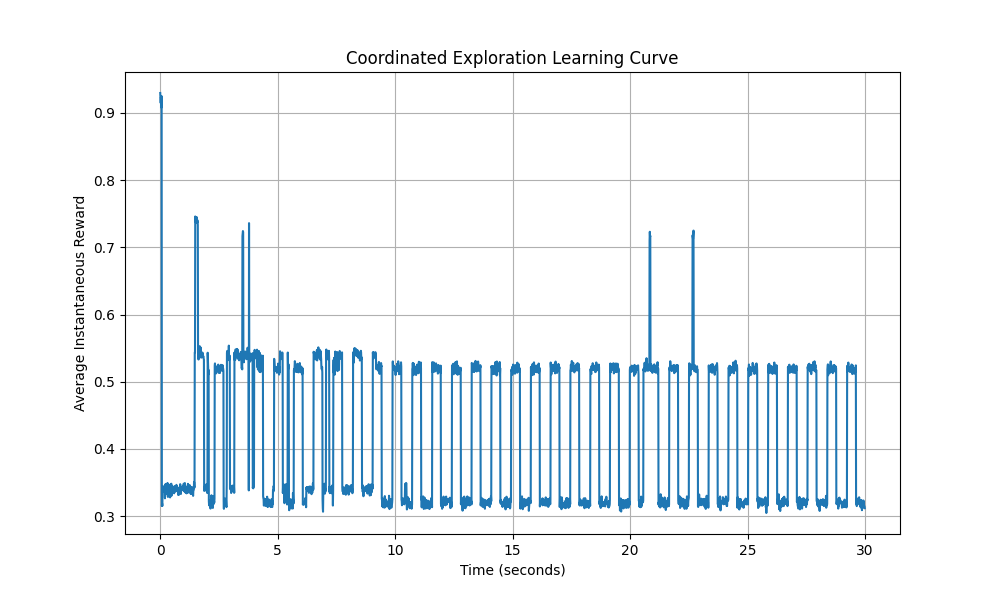

Recreate this plot in Python.
import numpy as np
import torch
import torch.nn as nn
import torch.optim as optim
from dm_control import suite
import collections
import math
from tqdm import tqdm
import random
import matplotlib.pyplot as plt

def glorot_init(module):
    if isinstance(module, nn.Linear):
        nn.init.xavier_uniform_(module.weight)
        if module.bias is not None:
            nn.init.zeros_(module.bias)


# Configuration
NUM_AGENTS = 5
ENSEMBLE_SIZE = min(30, NUM_AGENTS)
TIMESTEPS = 3000
BUFFER_SIZE = 100000
BATCH_SIZE = 32
ACTION_MAP = [-10, 0, 10]

def featurize(state):
    x, x_dot, theta, theta_dot = state
    return np.array([
        math.cos(theta),
        math.sin(theta),
        theta_dot / 10.0,
        x / 10.0,
        x_dot / 10.0,
        1.0 if abs(x) < 0.1 else 0.0
    ], dtype=np.float32)


class QNetwork(nn.Module):
    def __init__(self):
        super().__init__()
        self.fc1 = nn.Linear(6, 50)
        self.fc2 = nn.Linear(50, 50)
        self.head = nn.Linear(50, 3)

    def forward(self, x):
        x1 = torch.relu(self.fc1(x))
        x2 = torch.relu(self.fc2(x1))
        return self.head(x2 + x1)


class SeedEnsemble:
    def __init__(self):
        self.models = []
        self.priors = []
        self.noise_seeds = []
        
        # Initialize ensemble with different seeds
        for i in range(ENSEMBLE_SIZE):
            # Create model/prior pair
            model = QNetwork()
            prior = QNetwork()
            
            # Initialize with fixed seeds
            torch.manual_seed(i)
            model.apply(glorot_init)
            torch.manual_seed(i)
            prior.apply(glorot_init)
            
            # Freeze prior weights
            for param in prior.parameters():
                param.requires_grad = False
                
            self.models.append(model)
            self.priors.append(prior)
            self.noise_seeds.append(np.random.RandomState(i).normal(0, 0.01, 100000))

class CoordinatedLearner:
    def __init__(self):
        self.buffer = collections.deque(maxlen=BUFFER_SIZE)
        self.ensemble = SeedEnsemble()
        self.optimizers = [optim.Adam(m.parameters(), lr=1e-3) for m in self.ensemble.models]
        
        # Agent tracking
        self.agent_states = [self._init_agent(i) for i in range(NUM_AGENTS)]
        self.total_experiences = 0
        
    def _init_agent(self, agent_id):
        """Initialize agent with persistent seed and environment"""
        env = suite.load('cartpole', 'swingup')
        env.physics.data.qpos[1] = np.pi  # Start with pole down
        return {
            'env': env,
            'physics': env.physics,
            'model_idx': agent_id % ENSEMBLE_SIZE,
            'noise_idx': 0,
            'timestep': 0
        }
        
    def _get_perturbed_reward(self, agent_state, reward):
        """Apply fixed noise perturbation from agent's seed"""
        noise = self.ensemble.noise_seeds[agent_state['model_idx']][
            agent_state['noise_idx'] % len(self.ensemble.noise_seeds[agent_state['model_idx']])
        ]
        agent_state['noise_idx'] += 1
        return reward + noise
        
    def run_epoch(self):
        """Run one timestep for all agents"""
        # Phase 1: Collect experiences from all agents
        new_experiences = []
        
        for agent in self.agent_states:
            if agent['timestep'] >= TIMESTEPS:
                continue
                
            # Get current state
            physics = agent['physics']
            obs = featurize(physics.state())
            
            # Select action using ensemble model
            model = self.ensemble.models[agent['model_idx']]
            prior = self.ensemble.priors[agent['model_idx']]
            with torch.no_grad():
                q_vals = model(torch.tensor(obs)) + 3 * prior(torch.tensor(obs))
                action_idx = torch.argmax(q_vals).item()
                
            # Take action
            action = ACTION_MAP[action_idx]
            physics.set_control([action])
            physics.step()
            new_obs = physics.state()
            
            # Calculate reward
            x, x_dot, theta, theta_dot = new_obs
            success = (math.cos(theta) > 0.75 and 
                      #abs(x) < 0.1 and 
                      #abs(x_dot) < 1.0 and 
                      abs(theta_dot) < 1.0)
            reward = 1.0 if success else 0.0
            reward -= 0.1 * abs(action) / 10.0  # Action cost
            
            # Store experience with perturbation
            perturbed_reward = self._get_perturbed_reward(agent, reward)
            new_experiences.append((obs, action_idx, perturbed_reward, 
                                  featurize(new_obs)))
            
            agent['timestep'] += 1
            
        # Add experiences to shared buffer
        self.buffer.extend(new_experiences)
        self.total_experiences += len(new_experiences)
        
        # Phase 2: Train all ensemble models on shared buffer
        if len(self.buffer) > BATCH_SIZE:
            for model_idx in range(ENSEMBLE_SIZE):
                # Sample batch with model-specific noise
                batch = random.sample(self.buffer, BATCH_SIZE)
                obs_b, act_b, rew_b, next_obs_b = zip(*batch)
                
                # Convert to tensors
                obs_t = torch.tensor(np.array(obs_b)).float()
                next_obs_t = torch.tensor(np.array(next_obs_b)).float()
                act_t = torch.tensor(act_b).long()
                rew_t = torch.tensor(rew_b).float()
                
                # Get Q-values
                model = self.ensemble.models[model_idx]
                prior = self.ensemble.priors[model_idx]
                
                # Compute target with model-specific prior
                with torch.no_grad():
                    q_next = model(next_obs_t) + 3 * prior(next_obs_t)
                    target = rew_t + 0.99 * q_next.max(1)[0]
                
                # Compute loss
                q_pred = model(obs_t).gather(1, act_t.unsqueeze(1)).squeeze()
                prior_val = prior(obs_t).gather(1, act_t.unsqueeze(1)).squeeze()
                loss = ((q_pred - target)**2).mean() + (1/0.01) * ((q_pred - prior_val)**2).mean()
                
                # Update model
                self.optimizers[model_idx].zero_grad()
                loss.backward()
                self.optimizers[model_idx].step()

    def run_training(self):
        rewards = []
        for _ in tqdm(range(TIMESTEPS)):
            self.run_epoch()
            # Calculate average reward for this timestep
            if len(self.buffer) > 0:
                recent_rewards = [exp[2] for exp in 
                                list(self.buffer)[-NUM_AGENTS:]]
                rewards.append(np.mean(recent_rewards))
        return rewards

# Usage
learner = CoordinatedLearner()
rewards = learner.run_training()

def plot_results(rewards):
    plt.figure(figsize=(10, 6))
    plt.plot(np.arange(len(rewards)) * 0.01, rewards)
    plt.xlabel('Time (seconds)')
    plt.ylabel('Average Instantaneous Reward')
    plt.title('Coordinated Exploration Learning Curve')
    plt.grid(True)
    plt.savefig('cartpole5.png')
    plt.show()

plot_results(rewards)